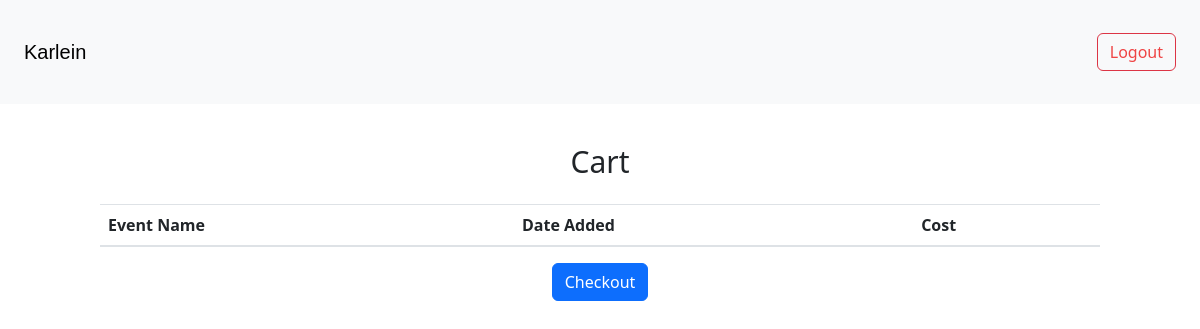
Page /cart (signed in) on the earlier database version.
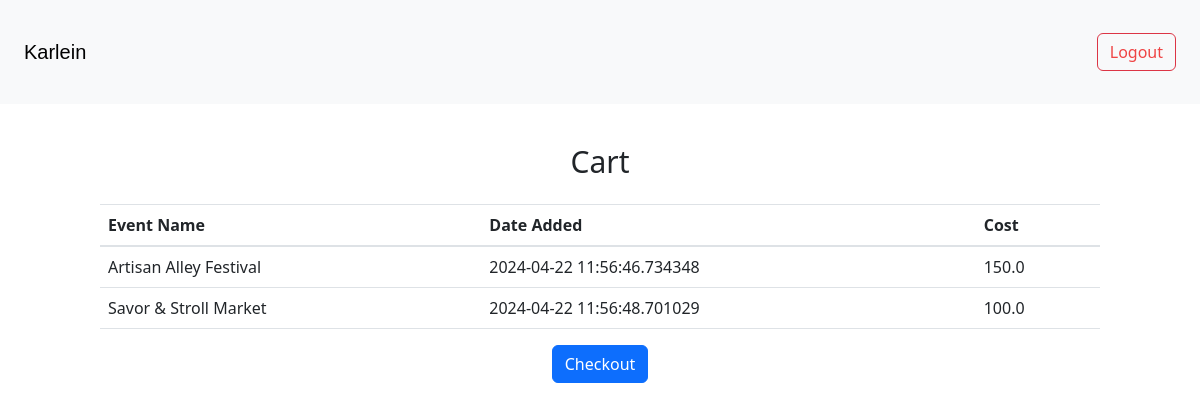
Same page on the later database version.
### app.py (models this page shows)
class Cart(db.Model):
    id = db.Column(db.Integer, primary_key=True)
    event_id = db.Column(db.Integer, db.ForeignKey('event.id'), nullable=False)
    date_added = db.Column(db.DateTime, nullable=False)
    cost = db.Column(db.Float, nullable=False)
    user_id = db.Column(db.Integer, db.ForeignKey('user.id'), nullable=False)  # Add user_id column
    event = db.relationship('Event', backref=db.backref('carts', lazy=True))
    user = db.relationship('User', backref=db.backref('carts', lazy=True))

class Event(db.Model):
    id = db.Column(db.Integer, primary_key=True)
    name = db.Column(db.String(100), nullable=False)
    description = db.Column(db.Text, nullable=False)
    date = db.Column(db.Date, nullable=False)
    cost = db.Column(db.Float, nullable=False)

### app.py (the view)
@app.route('/cart')
@login_required
def cart():
    cart_items = get_all_cart_items()
    return render_template('cart.html', cart_items=cart_items)

### app.py (called while the page is built)
@login_manager.user_loader
def load_user(user_id):
    return db.session.get(User, int(user_id))

def get_all_cart_items():
    return Cart.query.all()

    @property
    def is_authenticated(self):
        return True

### templates/cart.html (shortened to what this page needs)
{% extends "base.html" %}
{% block content %}
<nav class="navbar navbar-expand-lg bg-body-tertiary">
  <div class="container-fluid p-4">
    <a class="navbar-brand" href="{{ url_for('index') }}">Karlein</a>
    {% if current_user.is_authenticated %}
    <button class="btn btn-outline-danger ml-2">
      <a href="{{ url_for('logout') }}" class="text-red-500 hover:text-white underline-none">Logout</a>
  </button>
      {% endif %}
  </div>
</nav>
<div class="container mx-auto">
  <h1 class="text-center text-3xl mt-10 mb-6">Cart</h1>
  <table class="table">
    <thead>
      <tr>
        <th>Event Name</th>
        <th>Date Added</th>
        <th>Cost</th>
      </tr>
    </thead>
    <tbody>
      {% for cart_item in cart_items %}
      <tr>
        <td>{{ cart_item.event.name }}</td>
        <td>{{ cart_item.date_added }}</td>
        <td>{{ cart_item.cost }}</td>
      </tr>
      {% endfor %}
    </tbody>
  </table>
  <div class="text-center">
    <a href="{{ url_for('booking') }}" class="btn btn-primary">Checkout</a>
  </div>
</div>
{% endblock %}

### templates/base.html (shortened to what this page needs)
<!DOCTYPE html>
<html lang="en">
<head>
    <link rel="stylesheet" href="{{ url_for('static', filename='style.css') }}">
    <link rel="stylesheet" href="https://maxcdn.bootstrapcdn.com/bootstrap/4.5.2/css/bootstrap.min.css">
    <link href="https://cdn.jsdelivr.net/npm/tailwindcss@2.2.16/dist/tailwind.min.css" rel="stylesheet">
    <script src="https://cdn.tailwindcss.com"></script>
<link href="https://cdnjs.cloudflare.com/ajax/libs/bootstrap/5.3.0/css/bootstrap.min.css" rel="stylesheet">
</head>
<body>
    {% block content %}
    {% endblock %}
</body>
</html>

### static/style.css (style rules this page uses)
a { text-decoration: none; }
body { font-family: Arial, sans-serif; margin: 0; padding: 0; }
.container { max-width: 1200px; margin: 0 auto; padding: 0 20px; }
.navbar-brand { font-family: Impact, Haettenschweiler, 'Arial Narrow Bold', sans-serif; color: rgb(139 92 246); }
.btn { display: inline-block; padding: 10px 20px; background-color: #007bff; color: #fff; text-decoration: none; border: none; border-radius: 4px; transition: background-color 0.3s ease; }

Differences in the rows shown:
added Cart: event.name "Artisan Alley Festival", date_added "2024-04-22 11:56:46.734348", cost "150.0"
added Cart: event.name "Savor & Stroll Market", date_added "2024-04-22 11:56:48.701029", cost "100.0"
